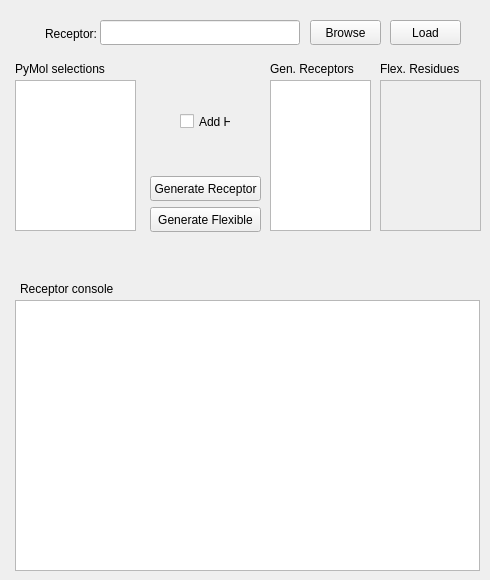
   <widget class="QWidget" name="receptor_tab">
    <attribute name="title">
     <string>Receptor</string>
    </attribute>
    <widget class="QLabel" name="label_10">
     <property name="geometry">
      <rect>
       <x>45</x>
       <y>25</y>
       <width>51</width>
       <height>17</height>
      </rect>
     </property>
     <property name="text">
      <string>Receptor:</string>
     </property>
    </widget>
    <widget class="QLineEdit" name="receptorPath_txt">
     <property name="geometry">
      <rect>
       <x>100</x>
       <y>20</y>
       <width>200</width>
       <height>25</height>
      </rect>
     </property>
     <property name="readOnly">
      <bool>true</bool>
     </property>
    </widget>
    <widget class="QPushButton" name="browseReceptor_btn">
     <property name="geometry">
      <rect>
       <x>310</x>
       <y>20</y>
       <width>71</width>
       <height>25</height>
      </rect>
     </property>
     <property name="text">
      <string>Browse</string>
     </property>
    </widget>
    <widget class="QPushButton" name="loadReceptor_btn">
     <property name="geometry">
      <rect>
       <x>390</x>
       <y>20</y>
       <width>71</width>
       <height>25</height>
      </rect>
     </property>
     <property name="text">
      <string>Load</string>
     </property>
    </widget>
    <widget class="QPushButton" name="genFlexible_btn">
     <property name="geometry">
      <rect>
       <x>150</x>
       <y>207</y>
       <width>111</width>
       <height>25</height>
      </rect>
     </property>
     <property name="text">
      <string>Generate Flexible</string>
     </property>
    </widget>
    <widget class="QLabel" name="label_11">
     <property name="geometry">
      <rect>
       <x>15</x>
       <y>60</y>
       <width>131</width>
       <height>17</height>
      </rect>
     </property>
     <property name="text">
      <string>PyMol selections</string>
     </property>
    </widget>
    <widget class="QLabel" name="label_12">
     <property name="geometry">
      <rect>
       <x>380</x>
       <y>60</y>
       <width>91</width>
       <height>17</height>
      </rect>
     </property>
     <property name="text">
      <string>Flex. Residues</string>
     </property>
    </widget>
    <widget class="QLabel" name="label_13">
     <property name="geometry">
      <rect>
       <x>270</x>
       <y>60</y>
       <width>121</width>
       <height>17</height>
      </rect>
     </property>
     <property name="text">
      <string>Gen. Receptors</string>
     </property>
    </widget>
    <widget class="QPushButton" name="genReceptor_btn">
     <property name="geometry">
      <rect>
       <x>150</x>
       <y>176</y>
       <width>111</width>
       <height>25</height>
      </rect>
     </property>
     <property name="text">
      <string>Generate Receptor</string>
     </property>
    </widget>
    <widget class="QListWidget" name="sele_lstw">
     <property name="geometry">
      <rect>
       <x>15</x>
       <y>80</y>
       <width>121</width>
       <height>151</height>
      </rect>
     </property>
     <property name="selectionMode">
      <enum>QAbstractItemView::SingleSelection</enum>
     </property>
    </widget>
    <widget class="QListWidget" name="receptor_lstw">
     <property name="geometry">
      <rect>
       <x>270</x>
       <y>80</y>
       <width>101</width>
       <height>151</height>
      </rect>
     </property>
    </widget>
    <widget class="QListWidget" name="flexRes_lstw">
     <property name="enabled">
      <bool>false</bool>
     </property>
     <property name="geometry">
      <rect>
       <x>380</x>
       <y>80</y>
       <width>101</width>
       <height>151</height>
      </rect>
     </property>
    </widget>
    <widget class="QPlainTextEdit" name="receptorLogBox">
     <property name="geometry">
      <rect>
       <x>15</x>
       <y>300</y>
       <width>465</width>
       <height>271</height>
      </rect>
     </property>
    </widget>
    <widget class="QLabel" name="label_27">
     <property name="geometry">
      <rect>
       <x>20</x>
       <y>280</y>
       <width>131</width>
       <height>17</height>
      </rect>
     </property>
     <property name="text">
      <string>Receptor console</string>
     </property>
    </widget>
    <widget class="QCheckBox" name="checkBox_addHydrogens_receptor">
     <property name="geometry">
      <rect>
       <x>180</x>
       <y>110</y>
       <width>51</width>
       <height>23</height>
      </rect>
     </property>
     <property name="text">
      <string>Add H</string>
     </property>
    </widget>
   </widget>
